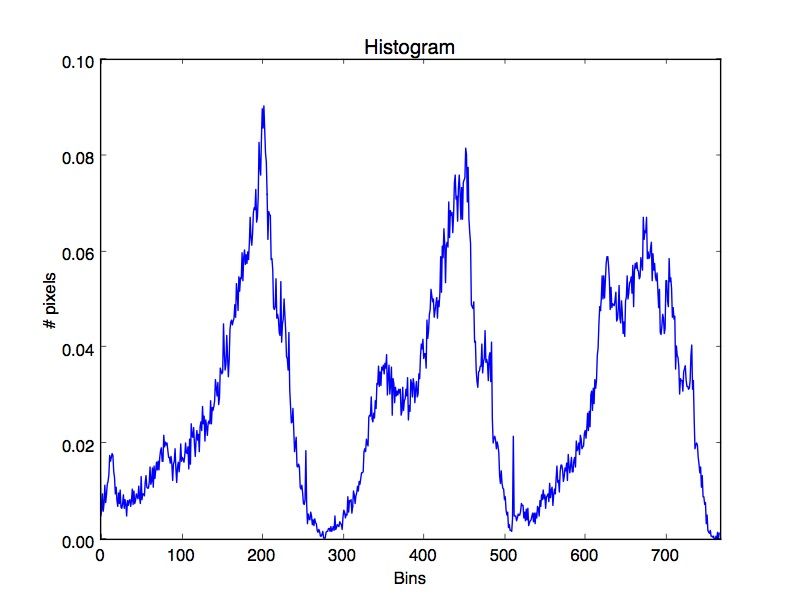
#> input picture 9-image-retrieval/histogram_similarity/histograms/1.jpeg, 800 x 600 px, found by its file name
$ python test.py   (older library calls are emulated)
#> lines starting #> are read from the running program, lines starting #| are printed output that depends on the picture
from PIL import Image
import math
import numpy as np

def normalize(hist):
    hist_np = np.array(hist, dtype=np.float)
    hist_sum = sum(hist)
    hist_norm = hist_np / hist_sum
    return hist_norm.tolist()

image1 = Image.open('1.jpeg').resize((500, 325))
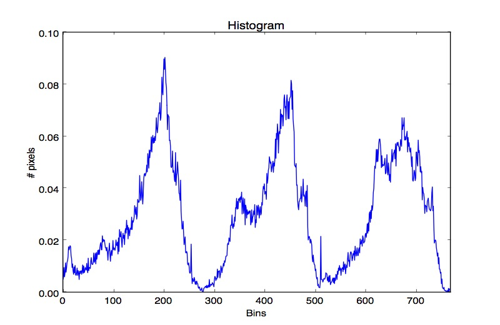
#> image1: PIL image 500x325 RGB; mean R, G, B 245.9, 245.9, 250.3
image2 = Image.open('2.jpeg')
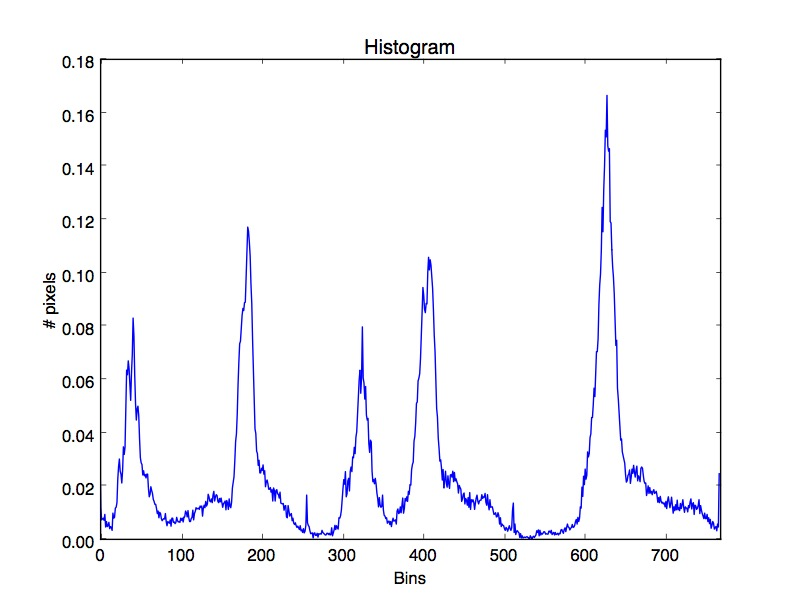
#> input picture 9-image-retrieval/histogram_similarity/histograms/2.jpeg, 800 x 600 px, found by its file name
#> image2 is the input picture: PIL image 800x600 RGB; mean R, G, B 247.8, 247.8, 250.4
image3 = Image.open('4.jpeg')
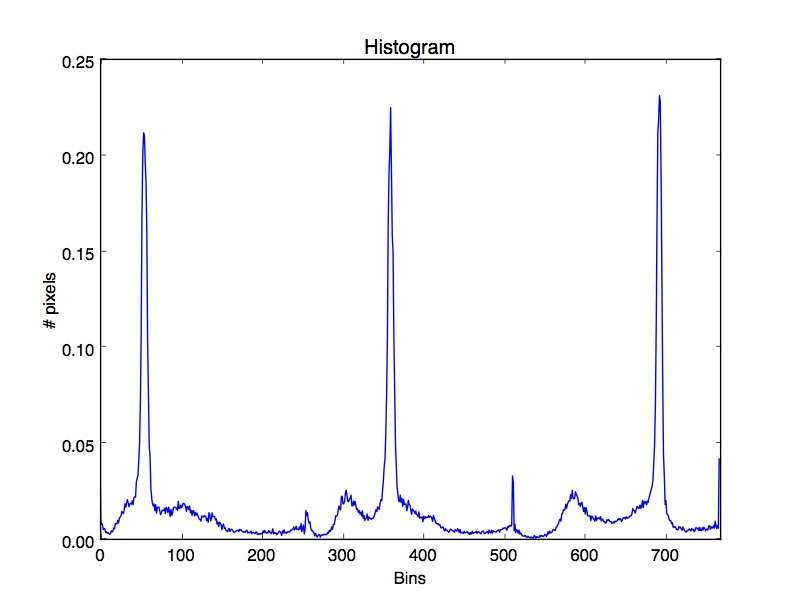
#> input picture 9-image-retrieval/histogram_similarity/histograms/4.jpeg, 800 x 600 px, found by its file name
#> image3 is the input picture: PIL image 800x600 RGB; mean R, G, B 248.9, 248.9, 250.9

image1_hist = normalize(image1.histogram())
#> in normalize, `hist_np = np.array(hist, dtype=np.float)`: hist_np = 768 values, max 142346 at index 511, min 0 at index 513, mean 634.8
#> in normalize, `hist_sum = sum(hist)`: hist_sum = 487500
#> in normalize, `hist_norm = hist_np / hist_sum`: hist_norm = 768 values, max 0.292 at index 511, min 0 at index 513, mean 0.0013
#> image1_hist has the same summary as hist_norm in normalize
image2_hist = normalize(image2.histogram())
#> image2_hist = 768 values, max 0.298 at index 767, min 2.78e-06 at index 610, mean 0.0013
image3_hist = normalize(image3.histogram())
#> image3_hist = 768 values, max 0.303 at index 767, min 2.78e-06 at index 623, mean 0.0013

def distance(hist1, hist2):
    dist = 0.0
    for a, b in zip(hist1, hist2):
        dist += (a - b) * (a - b)

        return math.sqrt(dist)

    image12_dist = distance(image1_hist, image2_hist)
    image23_dist = distance(image2_hist, image3_hist)
    image13_dist = distance(image1_hist, image3_hist)

    print(image12_dist)
    print(image23_dist)
    print(image13_dist)
